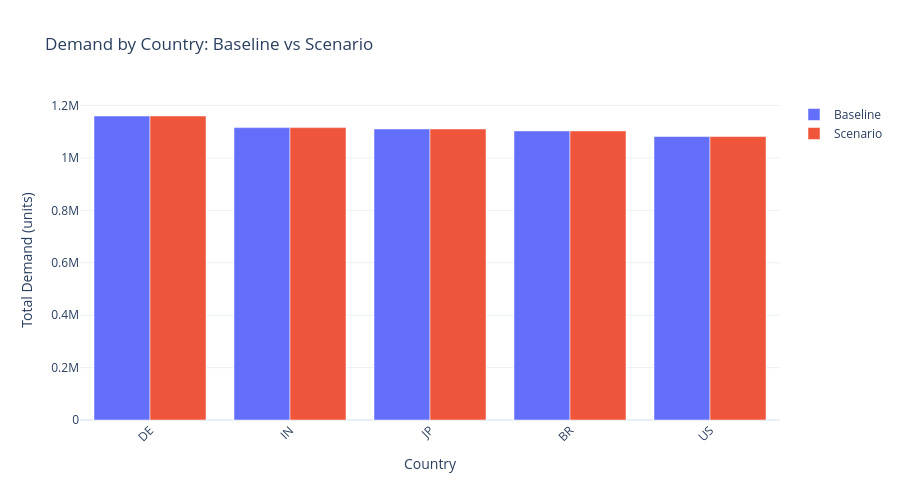

Notebook source saved alongside this figure:
### Code cell
# Chart 3: Demand by Country - Baseline vs Scenario
country_baseline = baseline_demand.groupby('COUNTRY')['DEMAND_QTY'].sum().sort_values(ascending=False)
country_scenario = scenario_demand.groupby('COUNTRY')['DEMAND_QTY'].sum().sort_values(ascending=False)

countries = country_baseline.index.tolist()

fig3 = go.Figure(data=[
    go.Bar(x=countries, y=[country_baseline.get(c, 0) for c in countries], name='Baseline'),
    go.Bar(x=countries, y=[country_scenario.get(c, 0) for c in countries], name='Scenario')
])

fig3.update_layout(
    title='Demand by Country: Baseline vs Scenario',
    xaxis_title='Country',
    yaxis_title='Total Demand (units)',
    barmode='group',
    template='plotly_white',
    height=500,
    xaxis_tickangle=-45
)

fig3.show()

### Figure 1 — Plotly figure (JSON) as saved in the notebook; plotly's stock layout.template omitted (floating-point values rounded to 4 significant figures)
{"data": [{"name": "Baseline", "type": "bar", "x": ["DE", "IN", "JP", "BR", "US"], "y": [1160184, 1115856, 1110744, 1103208, 1081776]}, {"name": "Scenario", "type": "bar", "x": ["DE", "IN", "JP", "BR", "US"], "y": [1160184, 1115856, 1110744, 1103208, 1081776]}], "layout": {"barmode": "group", "height": 500, "title": {"text": "Demand by Country: Baseline vs Scenario"}, "xaxis": {"tickangle": -45, "title": {"text": "Country"}}, "yaxis": {"title": {"text": "Total Demand (units)"}}}}
